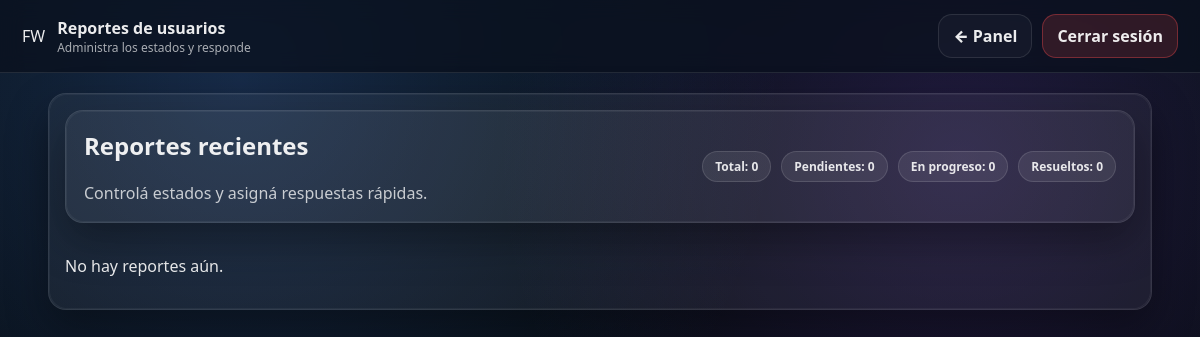
Page /admin/reports (signed in) on the earlier database version.
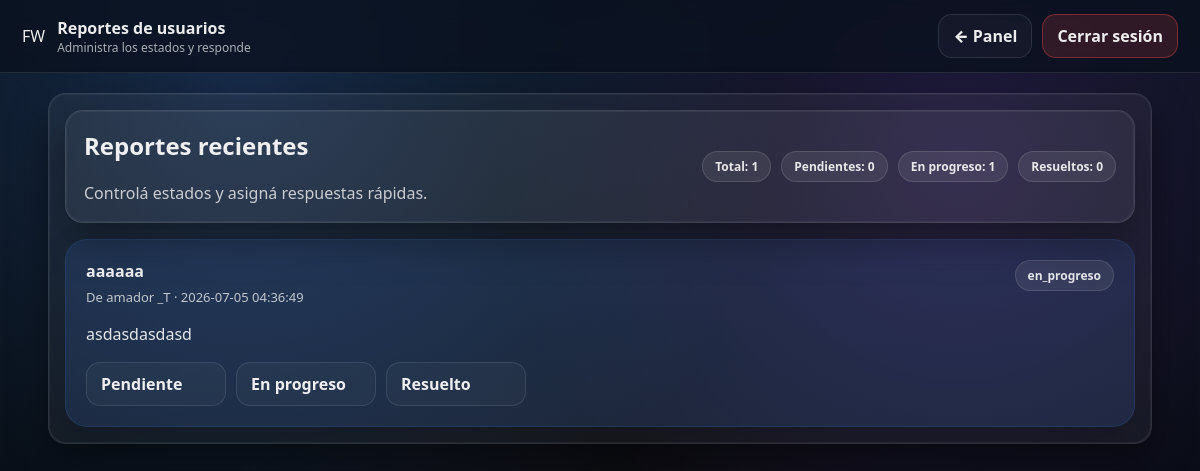
Same page on the later database version.
### tables this page shows
CREATE TABLE reportes (
                id INTEGER PRIMARY KEY AUTOINCREMENT,
                user_id INTEGER NOT NULL,
                titulo TEXT NOT NULL,
                descripcion TEXT NOT NULL,
                tipo TEXT DEFAULT 'error',
                estado TEXT DEFAULT 'pendiente',
                creado TIMESTAMP DEFAULT CURRENT_TIMESTAMP,
                actualizado TIMESTAMP DEFAULT CURRENT_TIMESTAMP,
                FOREIGN KEY(user_id) REFERENCES users(id)
            );

### blueprints/admin.py (the view)
@admin_bp.route("/admin/reports")
def admin_reports():
    if not admin_required():
        return redirect("/login")
    with get_db() as conn:
        c = conn.cursor()
        c.execute(
            "SELECT r.id, r.titulo, r.descripcion, r.tipo, r.estado, r.creado, u.nombre || ' ' || u.apellido "
            "FROM reportes r JOIN users u ON u.id = r.user_id ORDER BY r.creado DESC"
        )
        reportes = c.fetchall()
        c.execute("SELECT COUNT(*) FROM reportes WHERE estado='pendiente'")
        pendientes = c.fetchone()[0]
        c.execute("SELECT COUNT(*) FROM reportes WHERE estado='en_progreso'")
        en_progreso = c.fetchone()[0]
        c.execute("SELECT COUNT(*) FROM reportes WHERE estado='resuelto'")
        resueltos = c.fetchone()[0]
    return render_template(
        "admin_reports.html",
        reportes=reportes,
        pendientes=pendientes,
        en_progreso=en_progreso,
        resueltos=resueltos,
    )

### blueprints/admin.py (called while the page is built)
def admin_required():
    if "user_id" not in session or session.get("is_admin") != 1:
        return False
    return True

### db.py (called while the page is built)
def get_db():
    return sqlite3.connect(DB_PATH, timeout=20)

### templates/admin_reports.html (shortened to what this page needs)
<!DOCTYPE html>
<html lang="es">
<head>
  <link rel="stylesheet" href="/static/admin.css" />
  <link rel="stylesheet" href="/static/admin_extra.css" />
</head>
<body>
  <header class="topbar">
    <div class="brand">
      <div class="logo">FW</div>
      <div class="brand-text">
        <div class="brand-title">Reportes de usuarios</div>
        <div class="brand-sub">Administra los estados y responde</div>
      </div>
    </div>
    <div class="top-actions">
      <a class="btn ghost" href="/admin_home">← Panel</a>
      <a class="btn danger" href="/logout">Cerrar sesión</a>
    </div>
  </header>
  <main class="page">
    <div class="card">
      <div class="hero" style="padding:18px; margin-bottom:16px; gap:14px;">
        <div>
          <h2>Reportes recientes</h2>
          <p style="color: rgba(255,255,255,.75); margin:8px 0 0;">Controlá estados y asigná respuestas rápidas.</p>
        </div>
        <div style="display:flex; gap:10px; flex-wrap:wrap; align-items:center;">
          <span class="badge">Total: {{ reportes|length }}</span>
          <span class="badge">Pendientes: {{ pendientes }}</span>
          <span class="badge">En progreso: {{ en_progreso }}</span>
          <span class="badge">Resueltos: {{ resueltos }}</span>
        </div>
      </div>
      <div class="report-list">
        {% if reportes %}
          {% for r in reportes %}
            <div class="report-card {{ r[4] }}">
              <div class="report-header">
                <div>
                  <strong>{{ r[1] }}</strong>
                  <div class="report-meta">De {{ r[6] }} · {{ r[5] }}</div>
                </div>
                <span class="badge">{{ r[4] }}</span>
              </div>
              <p>{{ r[2] }}</p>
              <div class="report-actions">
                <a class="btn ghost" href="/admin/reporte/{{ r[0] }}/pendiente">Pendiente</a>
                <a class="btn ghost" href="/admin/reporte/{{ r[0] }}/en_progreso">En progreso</a>
                <a class="btn ghost" href="/admin/reporte/{{ r[0] }}/resuelto">Resuelto</a>
              </div>
            </div>
          {% endfor %}
        {% else %}
          <p>No hay reportes aún.</p>
        {% endif %}
      </div>
    </div>
  </main>
</body>
</html>

Differences in the rows shown:
added reportes: titulo "aaaaaa", r "amador _T", creado "2026-07-05 04:36:49", estado "en_progreso", descripcion "asdasdasdasd"
Other differences:
{{ reportes|length }}: "0" → "1"
{{ en_progreso }}: "0" → "1"
text no longer shown: "No hay reportes aún."
